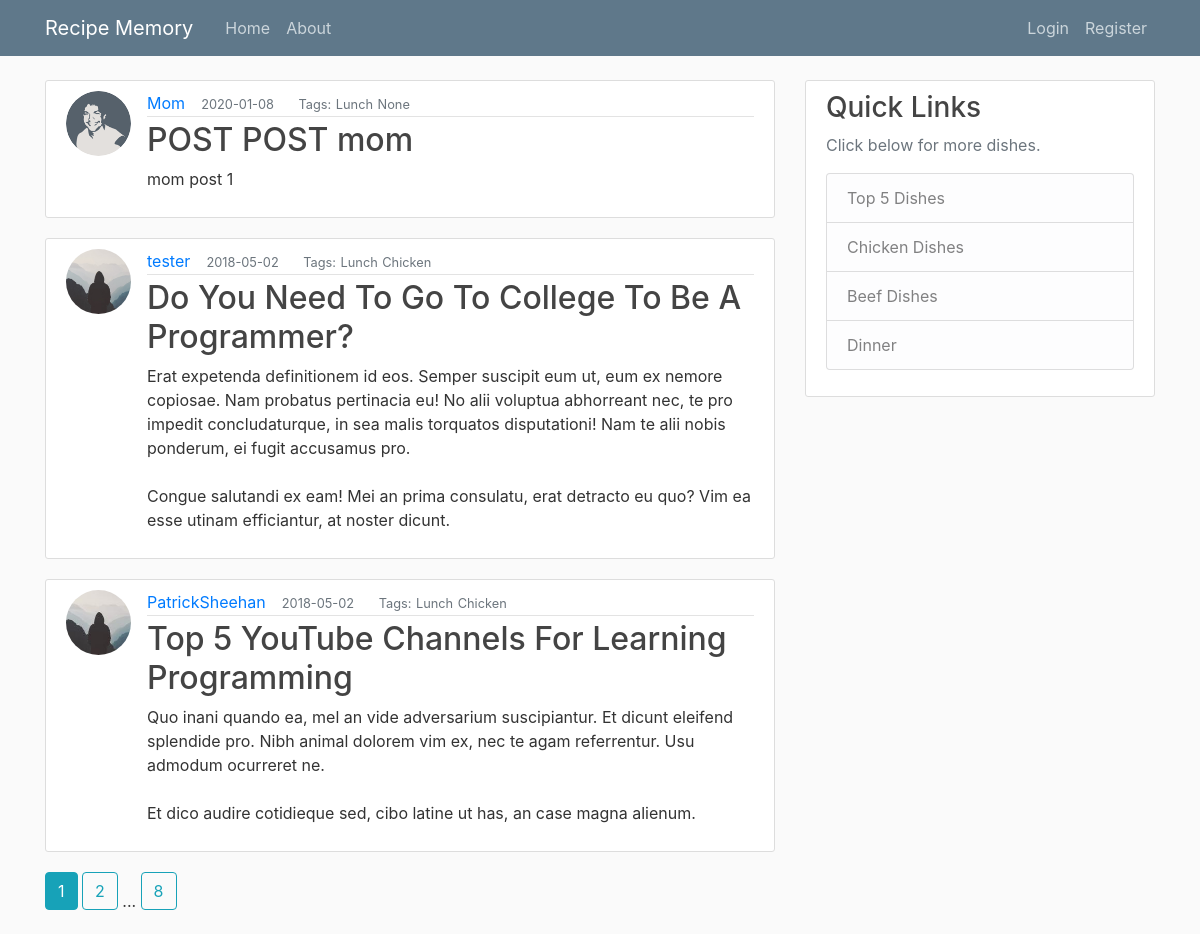
Page /home on the earlier database version.
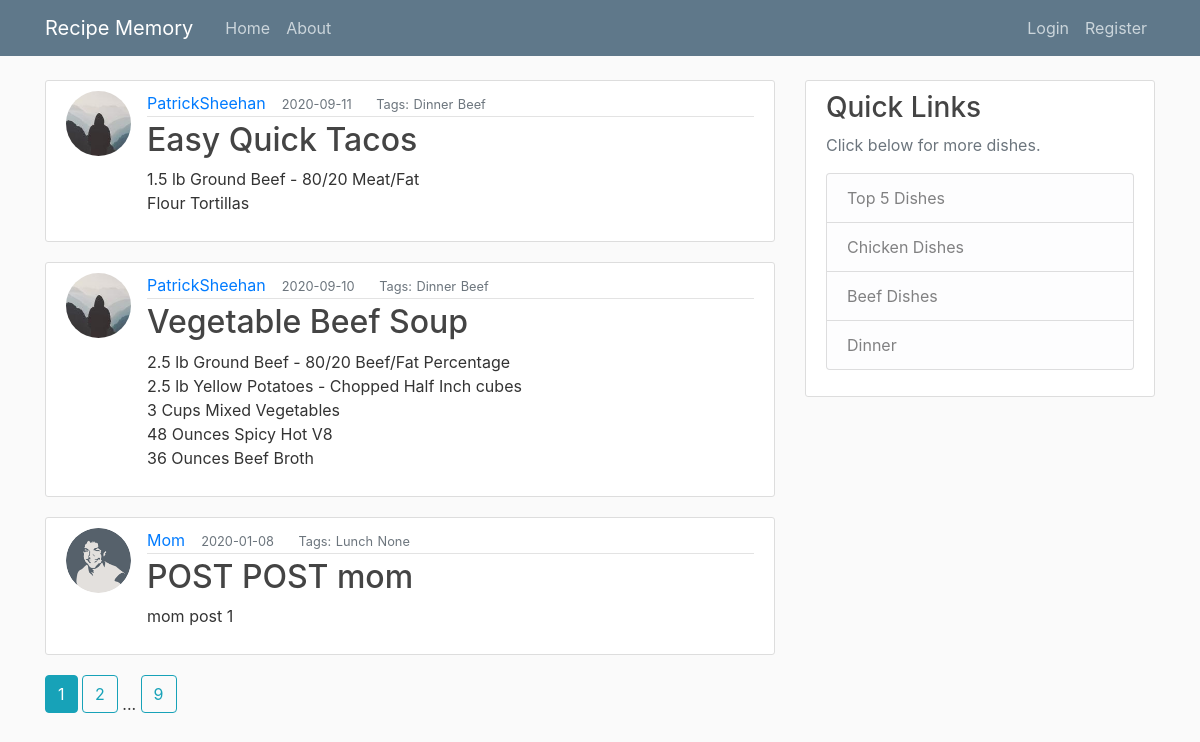
Same page on the later database version.
### flaskblog/models.py (models this page shows, shortened)
class Post(db.Model):
    id = db.Column(db.Integer, primary_key=True)
    title = db.Column(db.String(120), nullable=False)
    date_posted = db.Column(db.DateTime, nullable=False, default=datetime.utcnow)
    mealType = db.Column(db.String(20), default="Dinner", nullable=True)
    mainIngredient = db.Column(db.String(35), default="Chicken", nullable=True)
    content = db.Column(db.Text, nullable=False)
    user_id = db.Column(db.Integer, db.ForeignKey('user.id'), nullable=False)

class User(db.Model, UserMixin):
    id = db.Column(db.Integer, primary_key=True)
    username = db.Column(db.String(20), unique=True, nullable=False)
    email = db.Column(db.String(120), unique=True, nullable=False)
    image_file = db.Column(db.String(20), nullable=False, default='default.jpg')
    password = db.Column(db.String(60), nullable=False)
    posts = db.relationship('Post', backref='author', lazy=True)

### flaskblog/main/routes.py (the view)
@main.route('/')
@main.route('/home')
def home():
    page = request.args.get('page', 1, type=int)
    posts = Post.query.order_by(Post.date_posted.desc()).paginate(page=page, per_page=3)
    return render_template('home.html', posts=posts)

### flaskblog/templates/home.html
{% extends "layouts.html" %}
{% block content %}
{% for post in posts.items %}
    <article class="media content-section">
      <img class="rounded-circle article-img" src="{{ url_for('static', filename='profile_pics/' + post.author.image_file) }}">
      <div class="media-body">
        <div class="article-metadata">
          <a class="mr-2" href="{{ url_for('users.user_posts', username=post.author.username) }}">{{ post.author.username }}</a>
          <small class="text-muted"> &nbsp;{{ post.date_posted.strftime('%Y-%m-%d') }}</small>
          <small class="text-muted"> &emsp;&nbsp; Tags:</small>
          <b><small class="text-muted">{{ post.mealType }}</small></b>
          <b><small class="text-muted">{{ post.mainIngredient }}</small></b>
        </div>
        <h2><a class="article-title" href="{{ url_for('posts.post', post_id=post.id) }}">{{ post.title }}</a></h2>
        <p class="article-content">{{ post.content }}</p>
      </div>
    </article>
{% endfor %}
{% for page_num in posts.iter_pages(left_edge=1, right_edge=1, left_current=1, right_current=2) %}
  {% if page_num %}
    {% if posts.page == page_num %}
      <a class="btn btn-info mb-4" href="{{ url_for('main.home', page=page_num) }}">{{ page_num }}</a>
    {% else %}
      <a class="btn btn-outline-info mb-4" href="{{ url_for('main.home', page=page_num) }}">{{ page_num }}</a>
    {% endif %}
  {% else %}
    ...
  {% endif %}
{% endfor %}
{% endblock content %}

### flaskblog/templates/layouts.html (shortened to what this page needs)
<!DOCTYPE html>
<html lang="en" dir="ltr">
  <head>
    <link rel="stylesheet" href="https://stackpath.bootstrapcdn.com/bootstrap/4.3.1/css/bootstrap.min.css">
    <link rel="stylesheet" type="text/css" href="{{ url_for('static', filename='main.css')}}">
  </head>
  <body>
    <header class="site-header">
      <nav class="navbar navbar-expand-md navbar-dark bg-steel fixed-top">
        <div class="container">
          <a class="navbar-brand mr-4" href="/">Recipe Memory</a>
          <div class="collapse navbar-collapse" id="navbarToggle">
            <div class="navbar-nav mr-auto">
              <a class="nav-item nav-link" href="{{ url_for('main.home') }}">Home</a>
              <a class="nav-item nav-link" href="{{ url_for('main.about') }}">About</a>
            </div>
            <div class="navbar-nav">
              {% if current_user.is_authenticated %}
                <a class="nav-item nav-link" href="{{ url_for('posts.new_post') }}">New Post</a>
                <a class="nav-item nav-link" href="{{ url_for('users.account') }}">Account</a>
                <a class="nav-item nav-link" href="{{ url_for('users.logout') }}">Logout</a>
              {% else %}
                <a class="nav-item nav-link" href="{{ url_for('users.login') }}">Login</a>
                <a class="nav-item nav-link" href="{{ url_for('users.register') }}">Register</a>
              {% endif %}
            </div>
          </div>
        </div>
      </nav>
    </header>
    <main role="main" class="container">
      <div class="row">
        <div class="col-md-8">
          {% block content %}{% endblock %}
        </div>
        <div class="col-md-4">
          <div class="content-section">
            <h3>Quick Links</h3>
            <p class='text-muted'>Click below for more dishes.
              <ul class="list-group">
                <a class="list-group-item list-group-item-light" href="{{ url_for('dishes.top5') }}">Top 5 Dishes</a>
                <a class="list-group-item list-group-item-light" href="{{ url_for('dishes.chicken') }}">Chicken Dishes</a>
                <a class="list-group-item list-group-item-light" href="{{ url_for('dishes.beef') }}">Beef Dishes</a>
                <a class="list-group-item list-group-item-light" href="{{ url_for('dishes.dinner') }}">Dinner</a>
              </ul>
            </p>
          </div>
        </div>
      </div>
    </main>
  </body>
</html>

### flaskblog/static/main.css (style rules this page uses)
body { background: #fafafa; color: #333333; margin-top: 5rem; }
h1, h2, h3, h4, h5, h6 { color: #444444; }
.bg-steel { background-color: #5f788a; }
.site-header .navbar-nav .nav-link { color: #cbd5db; }
.content-section { background: #ffffff; padding: 10px 20px; border: 1px solid #dddddd; border-radius: 3px; margin-bottom: 20px; }
.article-title { color: #444444; }
.article-content { white-space: pre-line; }
.article-img { height: 65px; width: 65px; margin-right: 16px; }
.article-metadata { padding-bottom: 1px; margin-bottom: 4px; border-bottom: 1px solid #e3e3e3 }

Differences in the rows shown:
no longer on this page (row unchanged): Post: image_file (placeholder picture), author.username "tester", date_posted "2018-05-02", mealType "Lunch", mainIngredient "Chicken", title "Do You Need To Go To College To Be A Programmer?", content "Erat expetenda definitionem id eos. Semper suscipit eum ut, eum ex nemore copiosae. Nam probatus pertinacia eu! No alii voluptua abhorreant nec, te pro impedit concludaturque, in sea malis torquatos disputationi! Nam te alii nobis ponderum, ei fugit accusamus pro. Congue salutandi ex eam! Mei an prima consulatu, erat detracto eu quo? Vim ea esse utinam efficiantur, at noster dicunt."
no longer on this page (row unchanged): Post: image_file (picture), author.username "PatrickSheehan", date_posted "2018-05-02", mealType "Lunch", mainIngredient "Chicken", title "Top 5 YouTube Channels For Learning Programming", content "Quo inani quando ea, mel an vide adversarium suscipiantur. Et dicunt eleifend splendide pro. Nibh animal dolorem vim ex, nec te agam referrentur. Usu admodum ocurreret ne. Et dico audire cotidieque sed, cibo latine ut has, an case magna alienum."
added Post: image_file (picture), author.username "PatrickSheehan", date_posted "2020-09-11", mealType "Dinner", mainIngredient "Beef", title "Easy Quick Tacos", content "1.5 lb Ground Beef - 80/20 Meat/Fat Flour Tortillas"
added Post: image_file (picture), author.username "PatrickSheehan", date_posted "2020-09-10", mealType "Dinner", mainIngredient "Beef", title "Vegetable Beef Soup", content "2.5 lb Ground Beef - 80/20 Beef/Fat Percentage 2.5 lb Yellow Potatoes - Chopped Half Inch cubes 3 Cups Mixed Vegetables 48 Ounces Spicy Hot V8 36 Ounces Beef Broth"
Other differences:
new list line: "9"
list line gone: "8"
